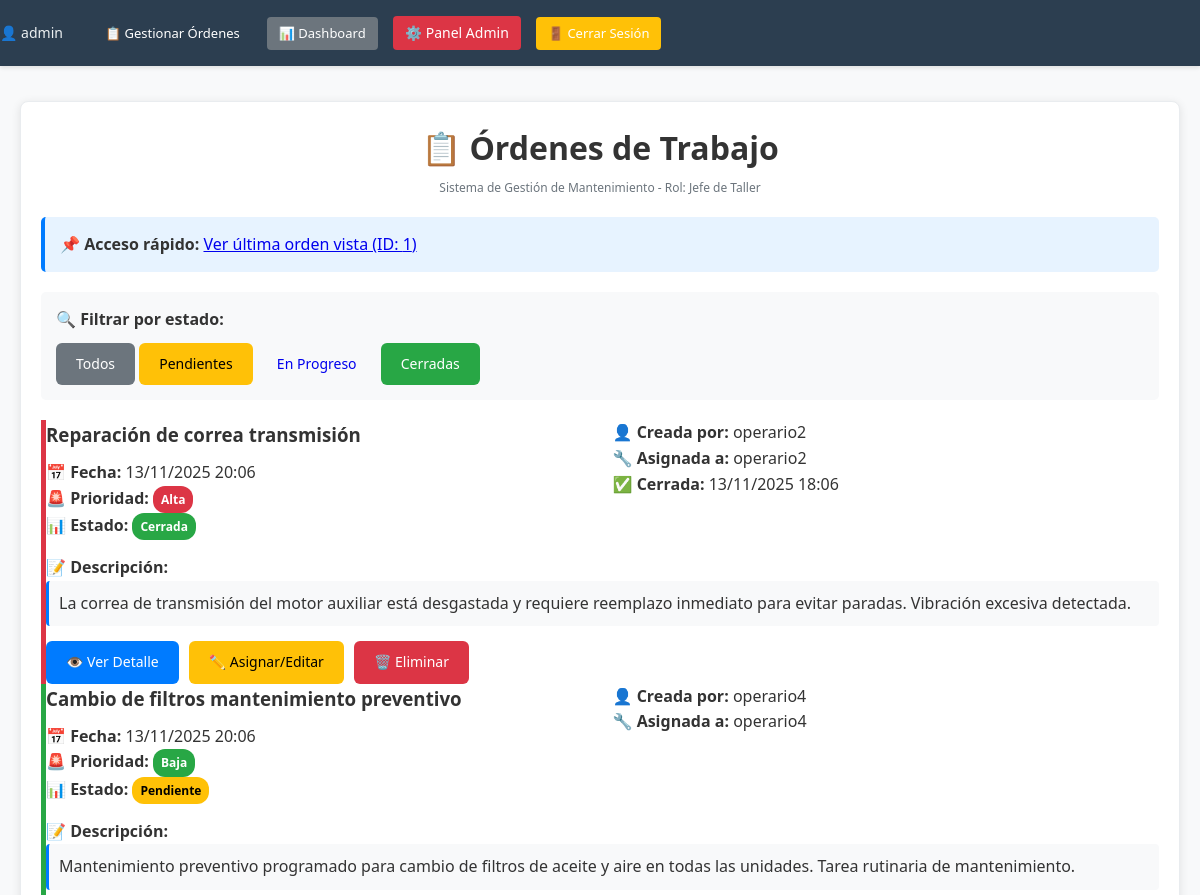
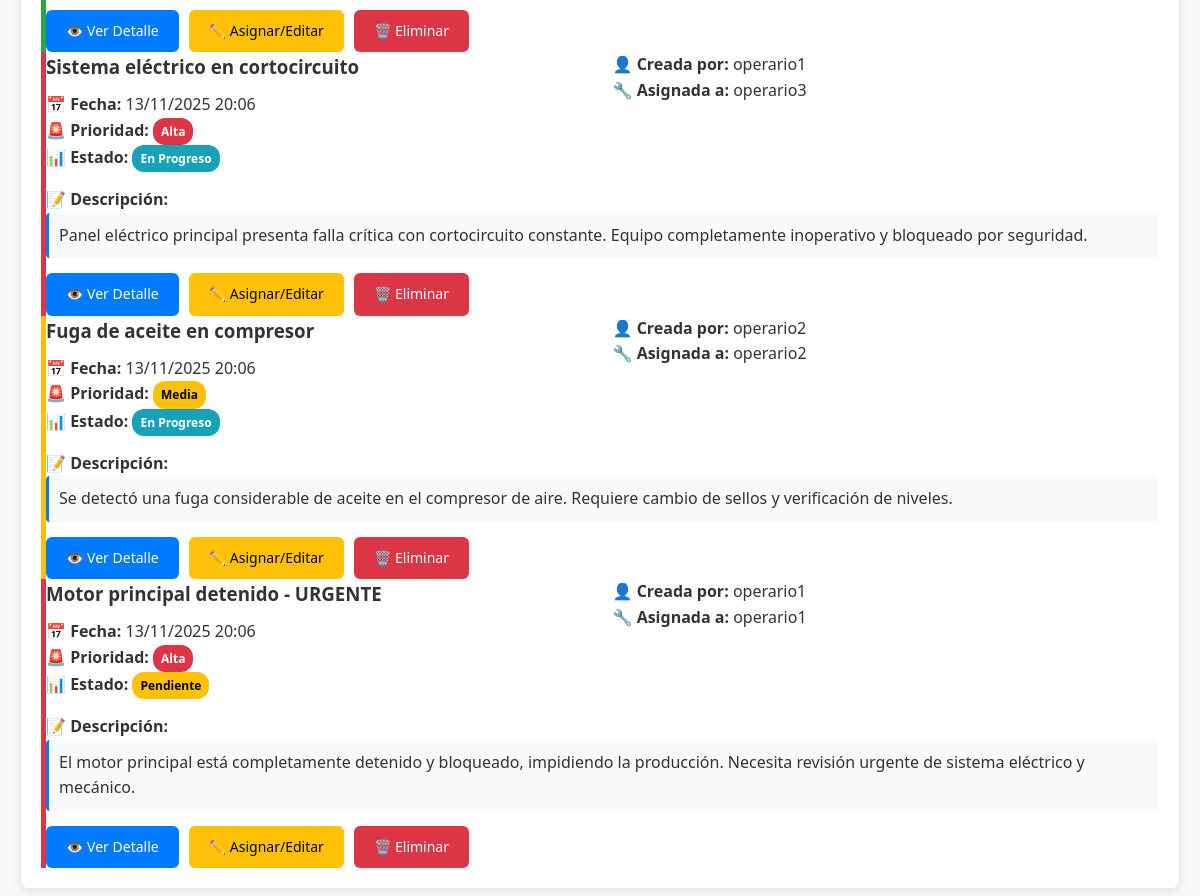
The app's page / (signed in) with its own data (2 pictures, top to bottom).
### gestion_mantenimiento/models.py (models this page shows, shortened)
class OrdenDeTrabajo(models.Model):
    ESTADOS = [
        ('Pendiente', 'Pendiente'),
        ('En Progreso', 'En Progreso'),
        ('Cerrada', 'Cerrada'),
    ]
    PRIORIDADES = [
        ('Baja', 'Baja'),
        ('Media', 'Media'),
        ('Alta', 'Alta'),
    ]
    titulo = models.CharField(
        max_length=200,
        verbose_name="Título de la orden",
        help_text="Breve descripción del problema"
    )
    fecha = models.DateField(
        verbose_name="Fecha de reporte",
        help_text="Fecha en que se reporta la falla"
    )
    fecha_creacion = models.DateTimeField(
        auto_now_add=True,
        verbose_name="Fecha de creación en sistema"
    )
    descripcion_falla = models.TextField(
        verbose_name="Descripción de la falla",
        help_text="Describa en detalle la falla o problema (mínimo 20 caracteres)"
    )
    prioridad = models.CharField(
        max_length=10,
        choices=PRIORIDADES,
        default='Media',
        verbose_name="Nivel de prioridad"
    )
    estado = models.CharField(
        max_length=15,
        choices=ESTADOS,
        default='Pendiente',
        verbose_name="Estado actual"
    )
    operario_creador = models.ForeignKey(
        User,
        on_delete=models.CASCADE,
        related_name='ordenes_creadas',
        verbose_name="Operario que reporta"
    )
    operario_asignado = models.ForeignKey(
        User,
        on_delete=models.SET_NULL,
        null=True,
        blank=True,
        related_name='ordenes_asignadas',
        verbose_name="Operario asignado"
    )
    fecha_cierre_real = models.DateTimeField(
        null=True,
        blank=True,
        verbose_name="Fecha real de cierre"
    )
    class Meta:
        verbose_name = "Orden de Trabajo"
        verbose_name_plural = "Órdenes de Trabajo"
        ordering = ['-fecha_creacion']
        permissions = [
            ("can_close_order", "Puede cerrar órdenes de trabajo"),
        ]

### gestion_mantenimiento/views.py (the view)
# urls.py: path('', views.lista_ordenes, name='lista_ordenes'),
@login_required
def lista_ordenes(request):
    orden_id = request.GET.get('ultima_orden_vista')
    if orden_id:
        request.session['ultima_orden_vista'] = orden_id
        messages.info(request, f'📌 Orden {orden_id} marcada como última vista.')
    if request.user.groups.filter(name='Operario').exists():
        ordenes = OrdenDeTrabajo.objects.filter(
            models.Q(operario_creador=request.user) |
            models.Q(operario_asignado=request.user)
        ).order_by('-fecha_creacion')
        rol = "Operario"
    elif request.user.groups.filter(name='Jefe de Taller').exists():
        ordenes = OrdenDeTrabajo.objects.all().order_by('-fecha_creacion')
        rol = "Jefe de Taller"
    else:
        ordenes = OrdenDeTrabajo.objects.all().order_by('-fecha_creacion')
        rol = "Administrador"
    estado_filtro = request.GET.get('estado')
    if estado_filtro:
        ordenes = ordenes.filter(estado=estado_filtro)
    context = {
        'ordenes': ordenes,
        'ultima_orden_vista': request.session.get('ultima_orden_vista'),
        'rol_usuario': rol,
        'estado_filtro': estado_filtro,
    }
    return render(request, 'gestion_mantenimiento/lista_ordenes.html', context)

### gestion_mantenimiento/templates/gestion_mantenimiento/lista_ordenes.html (shortened to what this page needs)
{% extends "gestion_mantenimiento/base.html" %}
{% block content %}
<div class="card">
    <div class="text-center mb-20">
        <h1>📋 Órdenes de Trabajo</h1>
        <p class="form-text">Sistema de Gestión de Mantenimiento - Rol: {{ rol_usuario }}</p>
    </div>
    {% if ultima_orden_vista %}
    <div style="background-color: #e7f3ff; padding: 15px; margin: 15px 0; border-radius: 5px; border-left: 4px solid #007bff;">
        <strong>📌 Acceso rápido:</strong>
        <a href="?ultima_orden_vista={{ ultima_orden_vista }}#orden-{{ ultima_orden_vista }}">
            Ver última orden vista (ID: {{ ultima_orden_vista }})
        </a>
    </div>
    {% endif %}
    <div style="margin: 20px 0; padding: 15px; background: #f8f9fa; border-radius: 5px;">
        <strong>🔍 Filtrar por estado:</strong>
        <div style="margin-top: 10px;">
            <a href="?" class="btn btn-secondary {% if not estado_filtro %}active{% endif %}">Todos</a>
            <a href="?estado=Pendiente" class="btn btn-warning {% if estado_filtro == 'Pendiente' %}active{% endif %}">Pendientes</a>
            <a href="?estado=En Progreso" class="btn btn-info {% if estado_filtro == 'En Progreso' %}active{% endif %}">En Progreso</a>
            <a href="?estado=Cerrada" class="btn btn-success {% if estado_filtro == 'Cerrada' %}active{% endif %}">Cerradas</a>
        </div>
    </div>
    {% for orden in ordenes %}
    <div class="orden-card prioridad-{{ orden.prioridad|lower }}" id="orden-{{ orden.id }}">
        <div class="grid-2">
            <div>
                <h3 style="margin-bottom: 10px;">{{ orden.titulo }}</h3>
                <p><strong>📅 Fecha:</strong> {{ orden.fecha_creacion|date:"d/m/Y H:i" }}</p>
                <p>
                    <strong>🚨 Prioridad:</strong>
                    <span class="badge
                        {% if orden.prioridad == 'Alta' %}badge-danger
                        {% elif orden.prioridad == 'Media' %}badge-warning
                        {% else %}badge-success{% endif %}">
                        {{ orden.prioridad }}
                    </span>
                </p>
                <p>
                    <strong>📊 Estado:</strong>
                    <span class="badge
                        {% if orden.estado == 'Pendiente' %}badge-warning
                        {% elif orden.estado == 'En Progreso' %}badge-info
                        {% else %}badge-success{% endif %}">
                        {{ orden.estado }}
                    </span>
                </p>
            </div>
            <div>
                <p><strong>👤 Creada por:</strong> {{ orden.operario_creador.username }}</p>
                <p>
                    <strong>🔧 Asignada a:</strong>
                    {% if orden.operario_asignado %}
                        {{ orden.operario_asignado.username }}
                    {% else %}
                        <em class="text-muted">Sin asignar</em>
                    {% endif %}
                </p>
                {% if orden.fecha_cierre_real %}
                <p><strong>✅ Cerrada:</strong> {{ orden.fecha_cierre_real|date:"d/m/Y H:i" }}</p>
                {% endif %}
            </div>
        </div>
        <div style="margin-top: 15px;">
            <p><strong>📝 Descripción:</strong></p>
            <p style="background: #f8f9fa; padding: 10px; border-radius: 4px; border-left: 3px solid #007bff;">
                {{ orden.descripcion_falla }}
            </p>
        </div>
        <div style="margin-top: 15px; display: flex; gap: 10px; flex-wrap: wrap;">
            <a href="{% url 'gestion_mantenimiento:detalle_orden' orden.id %}" class="btn btn-primary">
                👁️ Ver Detalle
            </a>
            {% if "Jefe de Taller" in user.groups.all|join:", " or user.is_superuser or "Administrador" in user.groups.all|join:", " %}
                <a href="{% url 'gestion_mantenimiento:asignar_orden' orden.id %}" class="btn btn-warning">
                    ✏️ Asignar/Editar
                </a>
            {% endif %}
            {% if user.is_superuser or "Administrador" in user.groups.all|join:", " or perms.gestion_mantenimiento.delete_ordendetrabajo %}
                <a href="{% url 'gestion_mantenimiento:eliminar_orden' orden.id %}" class="btn btn-danger">
                    🗑️ Eliminar
                </a>
            {% endif %}
        </div>
    </div>
    {% endfor %}
</div>
{% endblock %}

### gestion_mantenimiento/templates/gestion_mantenimiento/base.html (shortened to what this page needs)
<!DOCTYPE html>
<html lang="es">
<head>
</head>
<body>
    <nav class="navbar">
        <div class="navbar-nav">
            {% if user.is_authenticated %}
            <span class="user-info">👤 {{ user.username }}</span>
            {% if "Jefe de Taller" in user.groups.all|join:", " %}
            <a href="{% url 'gestion_mantenimiento:lista_ordenes' %}" class="btn btn-info"
                style="padding: 6px 12px; font-size: 13px;">
                📋 Gestionar Órdenes
            </a>
            {% endif %}
            {% if user.is_superuser or "Administrador" in user.groups.all|join:", " %}
            <a href="{% url 'gestion_mantenimiento:lista_ordenes' %}" class="btn btn-secondary"
                style="padding: 6px 12px; font-size: 13px;">
                📊 Dashboard
            </a>
            <a href="/admin/" target="_blank"
                style="background: #dc3545; color: white; padding: 6px 12px; border-radius: 4px; text-decoration: none;">
                ⚙️ Panel Admin
            </a>
            {% endif %}
            <a href="{% url 'gestion_mantenimiento:logout' %}" class="btn btn-warning"
                style="padding: 6px 12px; font-size: 13px;">
                🚪 Cerrar Sesión
            </a>
            {% else %}
            <a href="{% url 'gestion_mantenimiento:login' %}" class="btn btn-primary"
                style="padding: 6px 12px; font-size: 13px;">
                🔑 Iniciar Sesión
            </a>
            {% endif %}
        </div>
    </nav>
    <div class="container">
        {% block content %}
        {% endblock %}
    </div>
</body>
</html>

### gestion_mantenimiento/templates/gestion_mantenimiento/base.html (style rules this page uses)
* { margin: 0; padding: 0; box-sizing: border-box; }
body { font-family: 'Segoe UI', Tahoma, Geneva, Verdana, sans-serif; line-height: 1.6; color: #333; background-color: #f8f9fa; }
.container { max-width: 1200px; margin: 0 auto; padding: 20px; }
.navbar { background-color: #2c3e50; padding: 1rem 0; box-shadow: 0 2px 4px rgba(0,0,0,0.1); }
.navbar-nav { display: flex; gap: 15px; align-items: center; }
.navbar-nav a { color: white; text-decoration: none; padding: 8px 16px; border-radius: 4px; transition: background-color 0.3s; font-size: 14px; }
.user-info { color: #ecf0f1; margin-right: 15px; font-size: 14px; }
.btn { display: inline-block; padding: 10px 20px; border: none; border-radius: 6px; cursor: pointer; text-decoration: none; font-size: 14px; font-weight: 500; transition: all 0.3s; text-align: center; }
.btn-primary { background-color: #007bff; color: white; }
.btn-success { background-color: #28a745; color: white; }
.btn-danger { background-color: #dc3545; color: white; }
.btn-warning { background-color: #ffc107; color: black; }
.btn-secondary { background-color: #6c757d; color: white; }
.card { background: white; border-radius: 8px; padding: 20px; margin: 15px 0; box-shadow: 0 2px 10px rgba(0,0,0,0.1); border: 1px solid #e9ecef; }
.orden-card { border-left: 5px solid; transition: transform 0.2s; }
.prioridad-alta { border-left-color: #dc3545; }
.prioridad-media { border-left-color: #ffc107; }
.prioridad-baja { border-left-color: #28a745; }
.form-text { font-size: 12px; color: #6c757d; margin-top: 4px; }
.text-center { text-align: center; }
.mb-20 { margin-bottom: 20px; }
.badge { display: inline-block; padding: 4px 8px; border-radius: 12px; font-size: 12px; font-weight: bold; }
.badge-success { background-color: #28a745; color: white; }
.badge-warning { background-color: #ffc107; color: black; }
.badge-danger { background-color: #dc3545; color: white; }
.badge-info { background-color: #17a2b8; color: white; }
.grid-2 { display: grid; grid-template-columns: 1fr 1fr; gap: 20px; }

### records on screen
OrdenDeTrabajo: titulo "Reparación de correa transmisión", fecha_creacion "13/11/2025 20:06", prioridad "Alta", estado "Cerrada", operario_creador.username "operario2", operario_asignado.username "operario2", fecha_cierre_real "13/11/2025 18:06", descripcion_falla "La correa de transmisión del motor auxiliar está desgastada y requiere reemplazo inmediato para evitar paradas. Vibración excesiva detectada."
OrdenDeTrabajo: titulo "Cambio de filtros mantenimiento preventivo", fecha_creacion "13/11/2025 20:06", prioridad "Baja", estado "Pendiente", operario_creador.username "operario4", operario_asignado.username "operario4", descripcion_falla "Mantenimiento preventivo programado para cambio de filtros de aceite y aire en todas las unidades. Tarea rutinaria de mantenimiento."
OrdenDeTrabajo: titulo "Sistema eléctrico en cortocircuito", fecha_creacion "13/11/2025 20:06", prioridad "Alta", estado "En Progreso", operario_creador.username "operario1", operario_asignado.username "operario3", descripcion_falla "Panel eléctrico principal presenta falla crítica con cortocircuito constante. Equipo completamente inoperativo y bloqueado por seguridad."
OrdenDeTrabajo: titulo "Fuga de aceite en compresor", fecha_creacion "13/11/2025 20:06", prioridad "Media", estado "En Progreso", operario_creador.username "operario2", operario_asignado.username "operario2", descripcion_falla "Se detectó una fuga considerable de aceite en el compresor de aire. Requiere cambio de sellos y verificación de niveles."
OrdenDeTrabajo: titulo "Motor principal detenido - URGENTE", fecha_creacion "13/11/2025 20:06", prioridad "Alta", estado "Pendiente", operario_creador.username "operario1", operario_asignado.username "operario1", descripcion_falla "El motor principal está completamente detenido y bloqueado, impidiendo la producción. Necesita revisión urgente de sistema eléctrico y mecánico."

### other values on screen
{{ user.username }} "admin"
{{ rol_usuario }} "Jefe de Taller"
{{ ultima_orden_vista }} "1"
